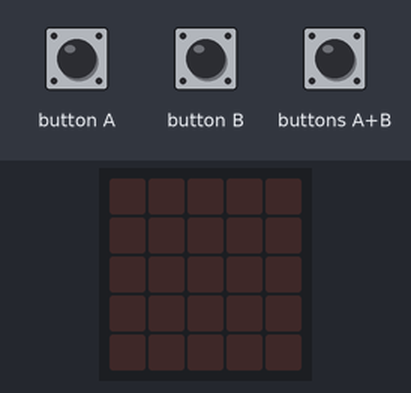
A program run on a simulated BBC micro:bit (MakeCode). Shown: the board's 5×5 LED display. The test bench sets the inputs (shaded band).

Above: at 1.2 s.
1.3 s: buttons A+B pressed for 0.15 s
At 1.65 s:
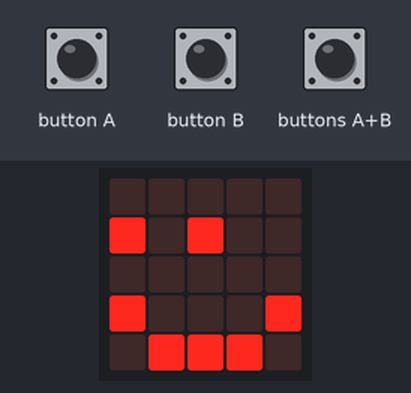
4.4 s: button A pressed for 0.15 s
At 5.8 s:
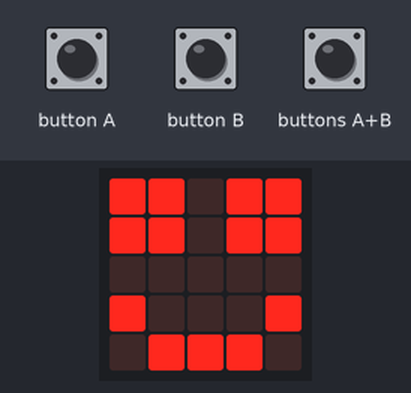
6.1 s: button B pressed for 0.15 s
At 7.2 s:
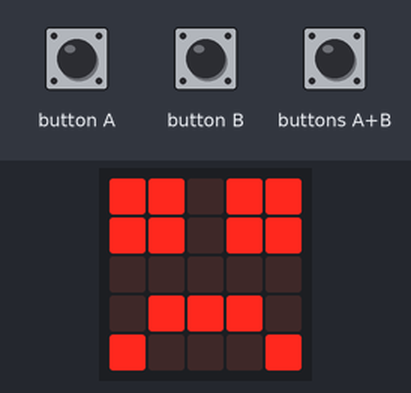
7.7 s: buttons A+B pressed for 1 s
At 11.8 s:
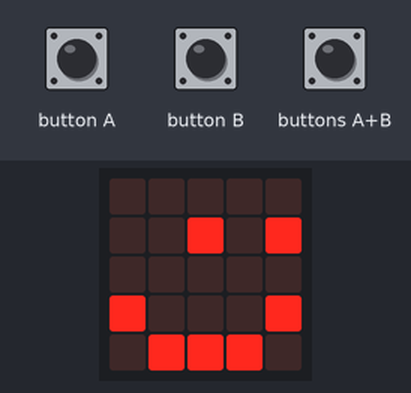
Timing chart, 0 to 12.7 s (numbered marks = the images above; inputs shaded):
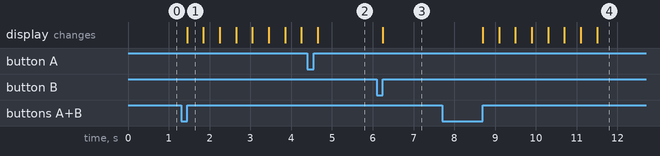

Measured:
- after the input at 1.3 s, the display: changes after 0.15 s (image 1)
- after the input at 4.4 s, the display: changes after 0.25 s (image 2)
- after the input at 6.1 s, the display: changes after 0.15 s (image 3)
- after the input at 7.7 s, the display: first changes after 1.0 s (image 4 shows a later state)
- what the display in image 1 shows lasts 0.4 s, from 1.5 s to 1.9 s

The program:

main.ts
```typescript
input.onButtonPressed(Button.A, function () {
    basic.showLeds(`
        # # . # #
        # # . # #
        . . . . .
        # . . . #
        . # # # .
        `)
})
input.onButtonPressed(Button.AB, function () {
    for (let index = 0; index < 4; index++) {
        basic.showLeds(`
            . . . . .
            # . # . .
            . . . . .
            # . . . #
            . # # # .
            `)
        basic.showLeds(`
            . . . . .
            . . # . #
            . . . . .
            # . . . #
            . # # # .
            `)
    }
})
input.onButtonPressed(Button.B, function () {
    basic.showLeds(`
        # # . # #
        # # . # #
        . . . . .
        . # # # .
        # . . . #
        `)
})
```

test.ts
```typescript
// aquí va el archivo "tests"; esto no se compilará cuando este paquete se utilice como una extensión.
```
